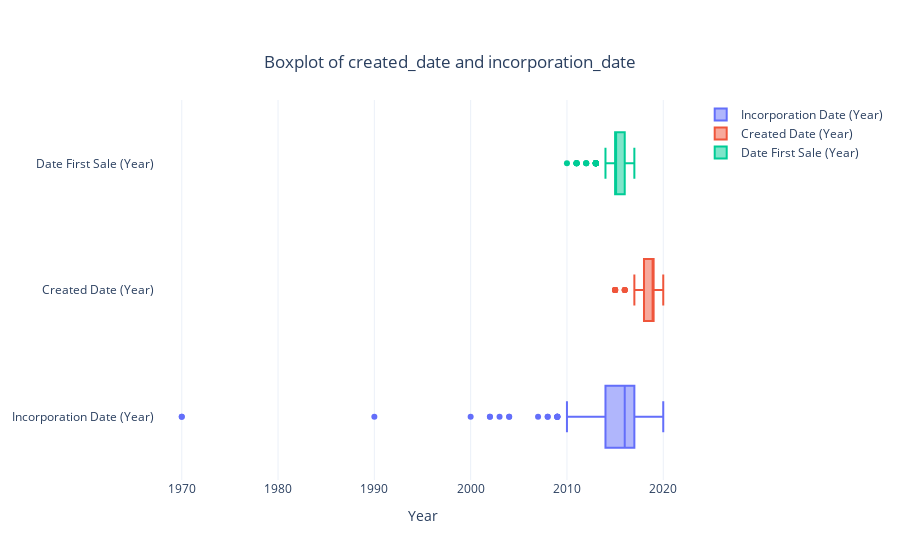

Notebook source saved alongside this figure:
### Code cell
# boxplot for incorporation_date and date_created
fig = go.Figure()
fig.add_trace(go.Box(x=seedstar.incorporation_date,
                     name = 'Incorporation Date (Year)'))
fig.add_trace(go.Box(x=seedstar.date_created,
                     name = 'Created Date (Year)'))
fig.add_trace(go.Box(x=seedstar.date_first_sale,
                     name = 'Date First Sale (Year)'))
fig.update_layout(title = {'text':"Boxplot of created_date and incorporation_date",
                           'y': 0.9, 'x': 0.5,
                           'xanchor': 'center', 'yanchor': 'top'},
                  xaxis_title = "Year")

fig.show()

# Remove the hashtag in front of the columns below to show staic image in github
# Image(pio.to_image(fig, format='png', scale=5))

### Figure 1 — Plotly figure (JSON) as saved in the notebook; plotly's stock layout.template omitted (floating-point values rounded to 4 significant figures; data arrays with more than 128 entries replaced by an {"elided": "..."} marker saying what was removed)
{"data": [{"name": "Incorporation Date (Year)", "type": "box", "x": {"elided": "4255 int values"}}, {"name": "Created Date (Year)", "type": "box", "x": {"elided": "4255 int values"}}, {"name": "Date First Sale (Year)", "type": "box", "x": {"elided": "4255 int values"}}], "layout": {"title": {"text": "Boxplot of created_date and incorporation_date", "x": 0.5, "xanchor": "center", "y": 0.9, "yanchor": "top"}, "xaxis": {"title": {"text": "Year"}}}}
